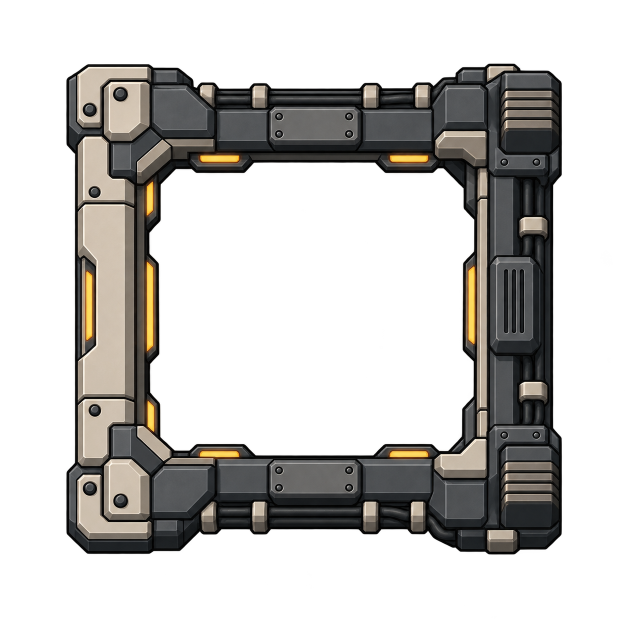
#> input picture assets/source/gates/RR_GateFrame_1x1_east.png, 1254 x 1254 px (shown at 1/2 size)
$ python -i cut-phase2-art.py   (imports and definitions only)
#> lines starting #> are read from the running program, lines starting #| are printed output that depends on the picture
#> further down, picture is the input picture: PIL image 1254x1254 RGBA; mean R, G, B, A 31.9, 30.3, 28, 88.6
# -*- coding: utf-8 -*-
"""Cut the phase 2 and company-journal masters into textures RimWorld can actually load.

Why this is a tool and not thirteen hand edits
----------------------------------------------
Owner direction, 2026-10-06, verbatim: *"are we making our own items and benches and gates?
becasue if so i fucking love it!"*, answered as a full reversal of the existing-content-only
direction of 2026-09-28, and *"remember things rotate"*.

The thirteen masters under `assets/source/phase2/` are 1254x1254. RimWorld draws roughly 128 px
per tile, so every one of them is about ten times the size it is ever rendered at, and a master
copied into the package instead of cut costs a player VRAM for detail no camera shows.
`check-register-compliance.py` rule 6c refuses a shipped texture over 1024 px on an axis for
exactly that reason.

**A derivation, never a copy.** Re-running this tool reproduces every shipped texture from its
master, so a master can be re-authored and the package re-cut without anybody hand-matching
thirteen crops. The same reason the research mirror is generated rather than maintained.

Three facts the masters do not carry, and what is done about each
----------------------------------------------------------------
1. **A soft drop shadow is not the object.** The first measurement of these masters used a
   zero alpha threshold and reported the field analysis bench as 966x1130 -- taller than wide,
   for a bench that is visibly a long counter. At a real threshold it is **876x396**, an aspect
   of 2.21, and the site fluorescent goes from 1.25 to **4.96**. Footprints are assigned from
   the thresholded box, because the other number is the size of the halo.

2. **Things rotate, and three of four frames are not free.** `Graphic_Multi` resolves `_north`,
   `_east` and `_south`; RimWorld mirrors `_west` from `_east` and nothing else. So a master with
   one frame may ship as `Graphic_Multi` **only** when the object genuinely reads the same from
   every side -- a tripod beacon does, a counter does not. Everything else ships `Graphic_Single`
   and non-rotatable, which is honest and is a shape vanilla uses constantly, and this tool
   prints what would have to be drawn to upgrade it. **A Graphic_Multi with one frame is a
   missing-texture square on three facings**, and a player who never rotates it on placement
   would never find out.

3. **The carpet does not tile.** Measured seam error on the master is 18.3 left/right and 17.8
   top/bottom, where anything over 6 shows a grid. Terrain is drawn once per cell, so that is one
   hard edge per tile across an entire room, and it is invisible until somebody plays. It is made
   seamless by quad mirroring -- the one method available here that is **provably** seamless
   rather than approximately so, since mirrored edges are equal by construction. The cost is
   stated rather than hidden: a quad mirror is symmetric about both axes, which on a fine weave
   reads as texture and on a bold pattern would read as a kaleidoscope. The seam error is
   re-measured after cutting and printed, so the claim is a measurement and not a hope.

Usage
-----
    python tools/cut-phase2-art.py            report what would be cut, write nothing
    python tools/cut-phase2-art.py --apply    cut and write into the package

Authored building rotations use <name>_north.png and <name>_east.png beside the existing
<name>.png south/front master. They are only exported after the shipped graphicData selects
Graphic_Multi. Change that Def and the package allowlist together; this tool does not enable
rotation or ship draft facings for a Graphic_Single. Missing, unreadable or empty active authored
facings refuse the cut before any package texture is written. Icons need no world-space rotation.
The source destinations and integration checklist are in
docs/implementation/AUTHORED_ROTATION_PIPELINE.md.
"""
import io
import os
import sys
import xml.etree.ElementTree as ET

from PIL import Image, ImageChops

REPO = os.path.dirname(os.path.dirname(os.path.abspath(__file__)))
SOURCE = os.path.join(REPO, "assets", "source", "phase2")
JOURNAL_SOURCE = os.path.join(REPO, "assets", "source", "journal")
TEXTURES = os.path.join(REPO, "Mod", "Rimrooms - Async Industries", "1.7", "Textures")

# RimWorld draws about this many pixels per tile. Everything below is a multiple of it.
PIXELS_PER_TILE = 128

# Alpha at or below this is a shadow, a glow or a stray pixel, and is not the object.
ALPHA_FLOOR = 32

# Margin kept inside the texture so an object does not touch its own edge, as a fraction.
BLEED = 0.04

# `single`  -- Graphic_Single, rotatable false. Items, and buildings awaiting authored rotations.
# `uniform` -- Graphic_Multi cut from one master, legitimate only where every side looks alike.
# `flat`    -- Graphic_Multi where `_east` is `_south` turned ninety degrees. **This is geometry,
#              not a fake.** A fixture drawn flat enough to read as seen from above really does
#              turn with its footprint, and its east frame is drawn for the swapped footprint:
#              a 3x1 strip at 384x128 becomes 128x384 facing east. Only legitimate where the
#              master has no perspective to be wrong about -- a strip light does, a generator
#              drawn in three quarter view does not, and turning that one would lay it on its side.
# `terrain` -- tiled, made seamless, no rotation.
# `pawn`    -- a creature presentation, square, no rotation.
#
# `tiles` is the footprint in cells and is assigned from the thresholded aspect, with the reason
# recorded beside it so a later change is an argument rather than a guess.
PLAN = [
    # name,                       kind,      tiles,  strategy,  folder,                     why
    ("RR_MachineGate",            "icon",     (2, 2), "single",  "Things/Building/Rimrooms",
     "a flat Set Gate gizmo icon; not a buildable, so no world-space rotation is required"),
    ("RR_GateConsole",            "building", (1, 1), "single",  "Things/Building/Rimrooms",
     "aspect 0.84, a console with a clearly front face"),
    ("RR_EmergencyCutoff",        "building", (1, 1), "uniform", "Things/Building/Rimrooms",
     "aspect 0.68, a button on a box that reads the same from every side"),
    ("RR_UtilityGenerator",       "building", (2, 2), "single",  "Things/Building/Rimrooms",
     "aspect 0.84, a three quarter view with a distinct front"),
    ("RR_FieldAnalysisBench",     "building", (2, 1), "single",  "Things/Building/Rimrooms",
     "aspect 2.21, a counter with an authored end view for its swapped footprint"),
    ("RR_SiteFluorescent",        "building", (3, 1), "flat",    "Things/Building/Rimrooms",
     "aspect 4.96, a flat strip fitting read from above; its east frame is its south turned"),
    ("RR_ReturnBeacon",           "building", (1, 1), "uniform", "Things/Building/Rimrooms",
     "aspect 0.86, a tripod lamp, radially alike"),
    # **THESE THREE BECAME BUILDINGS ON 2026-10-06** and the kind is corrected with them, because
    # the kind is what puts an entry in ROTATIONS WANTED. Leaving them as `item` would have had the
    # tool report a complete rotation set that does not exist. The owner's fork answer was "Build
    # the three items, hold the Pursuer"; each took a 1x1 minifiable building to get a real job.
    ("RR_FieldRecorder",          "building", (1, 1), "single",  "Things/Item/Rimrooms",
     "aspect 1.39, a desk unit with authored rear vents and an end view"),
    ("RR_SealedEvidenceCase",     "building", (1, 1), "single",  "Things/Item/Rimrooms",
     "aspect 1.59, a latched case with authored hinge-side and end views"),
    ("RR_SurveyTag",              "building", (1, 1), "single",  "Things/Item/Rimrooms",
     "aspect 0.47, a tag with authored plain reverse and edge views"),
    # The journal stays an item. Items genuinely do not rotate, so it is not a gap.
    ("RR_RouteRecording",         "item",     (1, 1), "single",  "Things/Item/Rimrooms",
     "items do not rotate"),
    ("RR_FadedInstitutionalCarpet", "terrain", (2, 2), "terrain", "Terrain/Rimrooms",
     "terrain tiles rather than rotates; 256 px keeps the weave at a readable density"),
    ("RR_QuietPursuer",           "pawn",     (2, 2), "pawn",    "Things/Pawn/Rimrooms",
     "a creature presentation, drawn square and never rotated by facing"),
    ("RR_CompanyJournal_Closed",  "item",     (1, 1), "single",  "Things/Item/Rimrooms/Journal",
     "the paper field journal's closed world sprite and inventory icon"),
    ("RR_CompanyJournal_Open",    "book",     (1, 1), "authored", "Things/Item/Rimrooms/Journal",
     "matching authored north/east/south reading views; west mirrors east"),
    ("RR_CompanyJournal_Vertical", "book",    (1, 1), "authored", "Things/Item/Rimrooms/Journal",
     "matching authored north/east/south upright views; west mirrors east"),
]

ROTATIONS = ("_north", "_east", "_south")
AUTHORED_FACINGS = ("_north", "_east")


# [5 lines left out: function thresholded_box, not called in this run]


def _mean_difference(a, b):
    pixels = list(ImageChops.difference(a, b).getdata())
    return sum(sum(p) for p in pixels) / float(len(pixels) * 3)


def seam_error(image, samples=24):
    """How much worse the wrap joint is than this texture's own ordinary adjacency.

    **THE FIRST VERSION OF THIS WAS WRONG AND IT REPORTED A FAILURE THAT DOES NOT EXIST.** It
    compared a sixteen pixel band on one edge against the band on the other, which asks *do these
    two regions look alike* rather than *do these two columns join*. A quad mirror makes column 0
    identical to column w-1 by construction, so its true seam is exactly zero -- and the band
    measure scored it 7.15 against a threshold of 6 and would have condemned a provably seamless
    tile.

    What tiles actually touch is column w-1 against column 0, so that is what is measured, in
    units of the mean difference between ordinary neighbouring columns of the same image. A ratio
    near 1 means the joint is no more visible than any other column boundary. A photographic
    texture that does not wrap scores many times that, because the join is between unrelated
    content while its neighbours are continuous.
    """
#> called with samples = 24
    flat = image.convert("RGB")
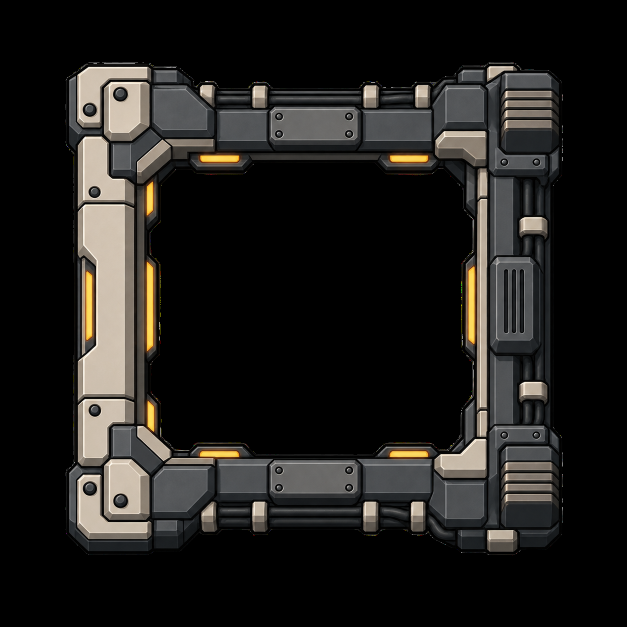
#> flat: PIL image 1254x1254 RGB (shown at 1/2 size); mean R, G, B 31.9, 30.3, 28
    w, h = flat.size
#> w = 1254; h = 1254
    out = []
    for axis in (0, 1):
        if axis == 0:
            edge = (flat.crop((w - 1, 0, w, h)), flat.crop((0, 0, 1, h)))
            interior = [(flat.crop((i, 0, i + 1, h)), flat.crop((i + 1, 0, i + 2, h)))
                        for i in range(1, w - 2, max(1, (w - 3) // samples))]
        else:
            edge = (flat.crop((0, h - 1, w, h)), flat.crop((0, 0, w, 1)))
            interior = [(flat.crop((0, i, w, i + 1)), flat.crop((0, i + 1, w, i + 2)))
                        for i in range(1, h - 2, max(1, (h - 3) // samples))]
        joint = _mean_difference(*edge)
        baseline = sum(_mean_difference(a, b) for a, b in interior) / float(len(interior))
        out.append(joint / baseline if baseline > 0.01 else 0.0)
#> this loop made 2 passes
#> (joint, baseline) on passes 1 to 2: (0, 2.38), (0, 2.48)
#> after the loop, out = [0, 0]
    return out


# [279 lines left out: functions fit, quad_mirror, outputs_for, source_text, referenced_texture_paths, directional_texture_paths and 3 more, not called in this run]


# [2 lines not run here, left out]

>>> from PIL import Image
>>> picture = Image.open('../assets/source/gates/RR_GateFrame_1x1_east.png')
>>> result = seam_error(picture)
#> result = [0, 0]

$ run again, on assets/source/journal/RR_CompanyJournal_Open_east.png
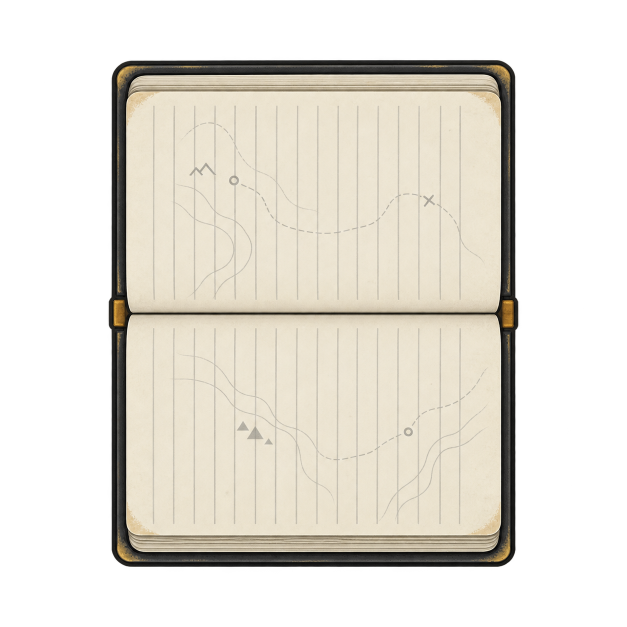
#> input picture assets/source/journal/RR_CompanyJournal_Open_east.png, 1254 x 1254 px (shown at 1/2 size)
#> picture is the input picture: PIL image 1254x1254 RGBA; mean R, G, B, A 106.7, 102.6, 93.6, 131.4
#> in seam_error, `flat = image.convert("RGB")`:
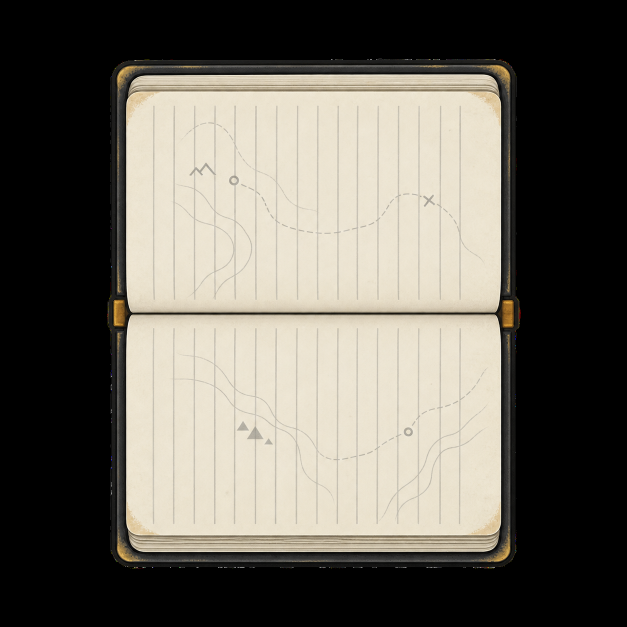
#> flat: PIL image 1254x1254 RGB (shown at 1/2 size); mean R, G, B 106.7, 102.6, 93.6
#> the loop in seam_error, `for axis in (0, 1):` made 2 passes
#> (joint, baseline) on passes 1 to 2: (0, 1.27), (0, 1.45)
#> after the loop in seam_error, `for axis in (0, 1):`: out = [0, 0]

$ run again, on assets/source/journal/RR_CompanyJournal_Open_north.png
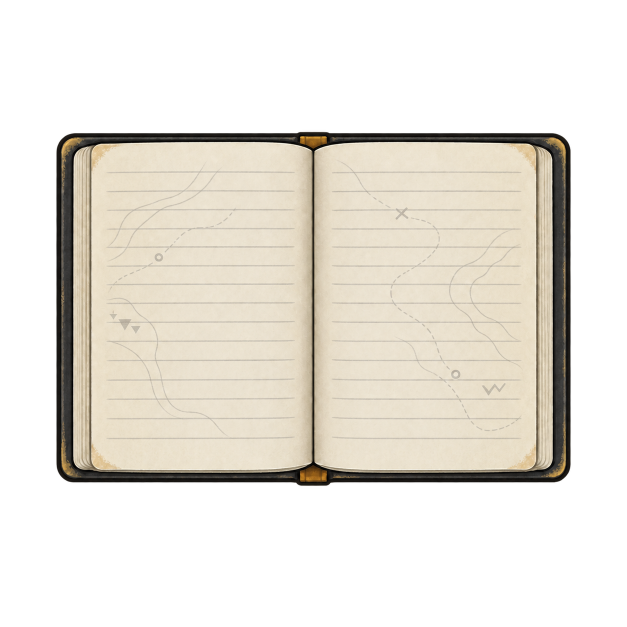
#> input picture assets/source/journal/RR_CompanyJournal_Open_north.png, 1254 x 1254 px (shown at 1/2 size)
#> picture is the input picture: PIL image 1254x1254 RGBA; mean R, G, B, A 93.5, 89.2, 80.8, 115.4
#> in seam_error, `flat = image.convert("RGB")`:
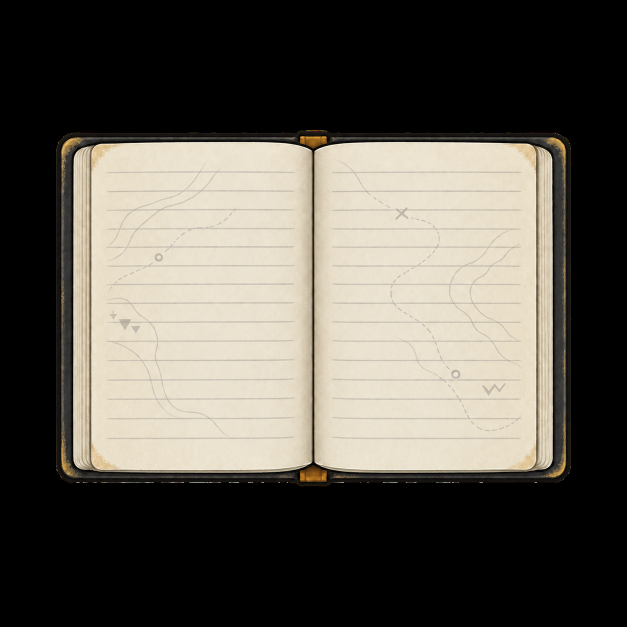
#> flat: PIL image 1254x1254 RGB (shown at 1/2 size); mean R, G, B 93.5, 89.2, 80.8
#> the loop in seam_error, `for axis in (0, 1):` made 2 passes
#> (joint, baseline) on passes 1 to 2: (0, 1.54), (0, 1.73)
#> after the loop in seam_error, `for axis in (0, 1):`: out = [0, 0]
